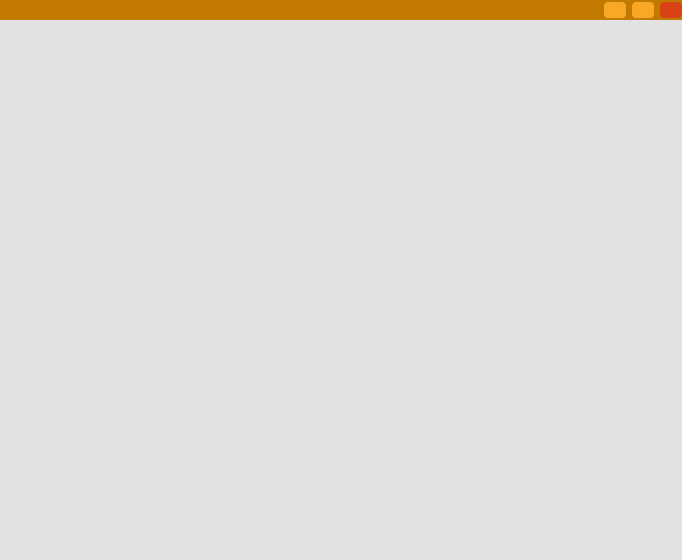
<?xml version="1.0" encoding="UTF-8"?>
<ui version="4.0">
 <class>Core</class>
 <widget class="QMainWindow" name="Core">
  <property name="geometry">
   <rect>
    <x>0</x>
    <y>0</y>
    <width>682</width>
    <height>560</height>
   </rect>
  </property>
  <property name="windowTitle">
   <string>Core</string>
  </property>
  <widget class="QWidget" name="centralwidget">
   <property name="autoFillBackground">
    <bool>false</bool>
   </property>
   <property name="styleSheet">
    <string notr="true">QWidget {
  background-color: #E1E2E1;
  border: 0px solid #FFFFFF;
  padding: 0px;
  color: #F6F7F9;
}</string>
   </property>
   <layout class="QGridLayout" name="gridLayout">
    <property name="leftMargin">
     <number>0</number>
    </property>
    <property name="topMargin">
     <number>0</number>
    </property>
    <property name="rightMargin">
     <number>0</number>
    </property>
    <property name="bottomMargin">
     <number>0</number>
    </property>
    <property name="spacing">
     <number>3</number>
    </property>
    <item row="0" column="0">
     <widget class="QFrame" name="frame">
      <property name="sizePolicy">
       <sizepolicy hsizetype="Preferred" vsizetype="Fixed">
        <horstretch>0</horstretch>
        <verstretch>0</verstretch>
       </sizepolicy>
      </property>
      <property name="minimumSize">
       <size>
        <width>0</width>
        <height>20</height>
       </size>
      </property>
      <property name="maximumSize">
       <size>
        <width>16777215</width>
        <height>20</height>
       </size>
      </property>
      <property name="autoFillBackground">
       <bool>false</bool>
      </property>
      <property name="styleSheet">
       <string notr="true">QFrame {
  background-color: #c17900;
  padding: 0px;
  color: #F6F7F9;
}</string>
      </property>
      <property name="frameShape">
       <enum>QFrame::NoFrame</enum>
      </property>
      <property name="frameShadow">
       <enum>QFrame::Raised</enum>
      </property>
      <layout class="QHBoxLayout" name="horizontalLayout">
       <property name="spacing">
        <number>6</number>
       </property>
       <property name="leftMargin">
        <number>0</number>
       </property>
       <property name="topMargin">
        <number>0</number>
       </property>
       <property name="rightMargin">
        <number>0</number>
       </property>
       <property name="bottomMargin">
        <number>0</number>
       </property>
       <item>
        <spacer name="horizontalSpacer">
         <property name="orientation">
          <enum>Qt::Horizontal</enum>
         </property>
         <property name="sizeHint" stdset="0">
          <size>
           <width>40</width>
           <height>20</height>
          </size>
         </property>
        </spacer>
       </item>
       <item>
        <widget class="QPushButton" name="header_minButton">
         <property name="sizePolicy">
          <sizepolicy hsizetype="Fixed" vsizetype="Fixed">
           <horstretch>0</horstretch>
           <verstretch>0</verstretch>
          </sizepolicy>
         </property>
         <property name="minimumSize">
          <size>
           <width>22</width>
           <height>16</height>
          </size>
         </property>
         <property name="maximumSize">
          <size>
           <width>22</width>
           <height>16</height>
          </size>
         </property>
         <property name="styleSheet">
          <string notr="true">QPushButton {
  background-color: #f9a825;
  color: #F6F7F9;
  border-radius: 4px;
  padding: 1px;
  outline: none;
  border: none;
}
QPushButton:hover {
  background-color: #ffd95a;
  color: #F6F7F9;
}

QPushButton:pressed {
  background-color: #c17900;
}</string>
         </property>
         <property name="text">
          <string/>
         </property>
         <property name="icon">
          <iconset resource="ui.qrc">
           <normaloff>:/resources/ui/minimize.png</normaloff>:/resources/ui/minimize.png</iconset>
         </property>
         <property name="flat">
          <bool>false</bool>
         </property>
        </widget>
       </item>
       <item>
        <widget class="QPushButton" name="header_minmaxButton">
         <property name="sizePolicy">
          <sizepolicy hsizetype="Fixed" vsizetype="Fixed">
           <horstretch>0</horstretch>
           <verstretch>0</verstretch>
          </sizepolicy>
         </property>
         <property name="minimumSize">
          <size>
           <width>22</width>
           <height>16</height>
          </size>
         </property>
         <property name="maximumSize">
          <size>
           <width>22</width>
           <height>16</height>
          </size>
         </property>
         <property name="styleSheet">
          <string notr="true">QPushButton {
  background-color: #f9a825;
  color: #F6F7F9;
  border-radius: 4px;
  padding: 1px;
  outline: none;
  border: none;
}
QPushButton:hover {
  background-color: #ffd95a;
  color: #F6F7F9;
}

QPushButton:pressed {
  background-color: #c17900;
}</string>
         </property>
         <property name="text">
          <string/>
         </property>
         <property name="icon">
          <iconset resource="ui.qrc">
           <normaloff>:/resources/ui/maximize.png</normaloff>:/resources/ui/maximize.png</iconset>
         </property>
         <property name="iconSize">
          <size>
           <width>13</width>
           <height>13</height>
          </size>
         </property>
         <property name="flat">
          <bool>false</bool>
         </property>
        </widget>
       </item>
       <item>
        <widget class="QPushButton" name="header_closeButton">
         <property name="sizePolicy">
          <sizepolicy hsizetype="Fixed" vsizetype="Fixed">
           <horstretch>0</horstretch>
           <verstretch>0</verstretch>
          </sizepolicy>
         </property>
         <property name="minimumSize">
          <size>
           <width>22</width>
           <height>16</height>
          </size>
         </property>
         <property name="maximumSize">
          <size>
           <width>22</width>
           <height>16</height>
          </size>
         </property>
         <property name="styleSheet">
          <string notr="true">QPushButton {
  background-color: #d84315;
  color: #F6F7F9;
  border-radius: 4px;
  padding: 1px;
  outline: none;
  border: none;
}
QPushButton:hover {
  background-color: #ff7543;
  color: #F6F7F9;
}

QPushButton:pressed {
  background-color: #9f0000;
}</string>
         </property>
         <property name="text">
          <string/>
         </property>
         <property name="icon">
          <iconset resource="ui.qrc">
           <normaloff>:/resources/ui/close.png</normaloff>:/resources/ui/close.png</iconset>
         </property>
         <property name="iconSize">
          <size>
           <width>12</width>
           <height>12</height>
          </size>
         </property>
         <property name="flat">
          <bool>false</bool>
         </property>
        </widget>
       </item>
      </layout>
     </widget>
    </item>
    <item row="1" column="0">
     <spacer name="verticalSpacer">
      <property name="orientation">
       <enum>Qt::Vertical</enum>
      </property>
      <property name="sizeHint" stdset="0">
       <size>
        <width>20</width>
        <height>40</height>
       </size>
      </property>
     </spacer>
    </item>
   </layout>
  </widget>
 </widget>
 <resources>
  <include location="ui.qrc"/>
 </resources>
 <connections/>
</ui>
